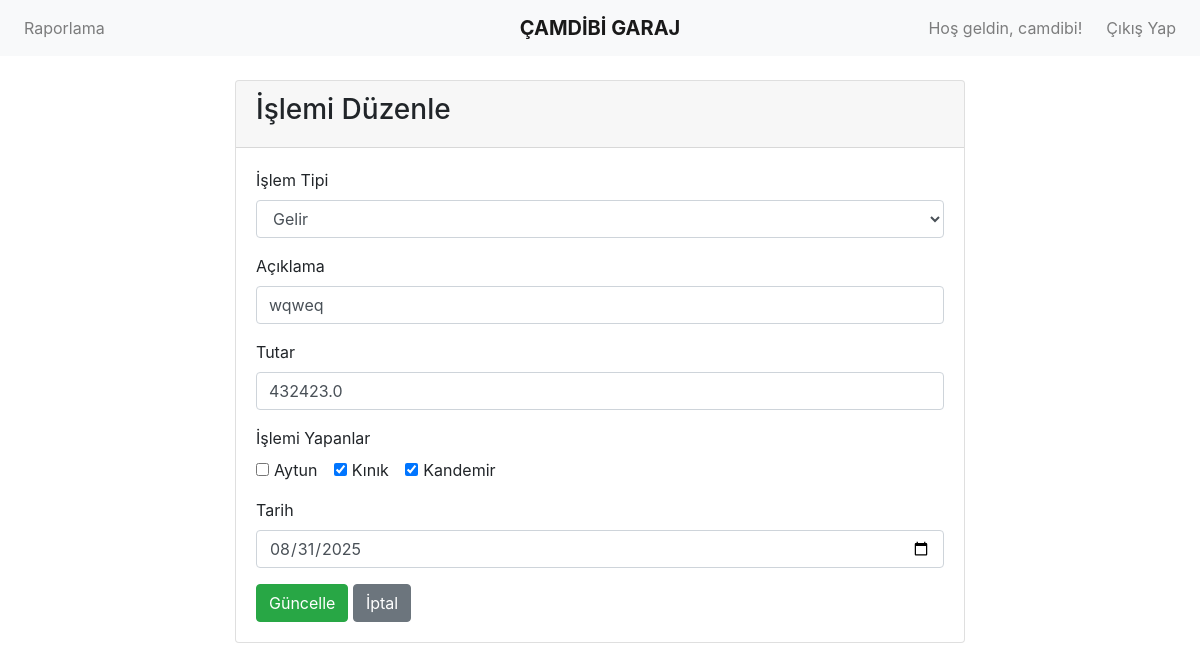
Page /edit/1 (signed in) on the committed database.
### app.py (models this page shows, shortened)
class User(db.Model, UserMixin):
    id = db.Column(db.Integer, primary_key=True)
    username = db.Column(db.String(50), unique=True, nullable=False)
    password_hash = db.Column(db.String(128), nullable=False)
    transactions = db.relationship('Transaction', backref='user', lazy=True)

class Transaction(db.Model):
    id = db.Column(db.Integer, primary_key=True)
    type = db.Column(db.String(10), nullable=False)
    description = db.Column(db.String(100), nullable=False)
    amount = db.Column(db.Float, nullable=False)
    date = db.Column(db.Date, nullable=False, default=date.today)
    user_id = db.Column(db.Integer, db.ForeignKey('user.id'), nullable=False)
    members = db.relationship('Member', secondary=transaction_members, lazy='subquery',
        backref=db.backref('transactions', lazy=True))

class Member(db.Model):
    id = db.Column(db.Integer, primary_key=True)
    name = db.Column(db.String(50), unique=True, nullable=False)

### app.py (the view, shortened to what this page needs)
@app.route('/edit/<int:id>', methods=['GET', 'POST'])
@login_required
def edit_transaction(id):
    transaction_to_edit = Transaction.query.get_or_404(id)
    if transaction_to_edit.user_id != current_user.id:
        abort(403)
    all_members = Member.query.all()
    return render_template('edit_transaction.html', transaction=transaction_to_edit, all_members=all_members)

### app.py (called while the page is built)
@login_manager.user_loader
def load_user(user_id):
    return User.query.get(int(user_id))

### templates/edit_transaction.html (shortened to what this page needs)
{% extends "base.html" %}
{% block content %}
<div class="row justify-content-center">
    <div class="col-md-8">
        <div class="card">
            <div class="card-header"><h3>İşlemi Düzenle</h3></div>
            <div class="card-body">
                <form method="POST" action="">
                    <div class="form-group">
                        <label for="type">İşlem Tipi</label>
                        <select name="type" id="type" class="form-control" required>
                            <option value="gelir" {% if transaction.type == 'gelir' %}selected{% endif %}>Gelir</option>
                        </select>
                    </div>
                    <div class="form-group">
                        <label for="description">Açıklama</label>
                        <input type="text" id="description" name="description" class="form-control" value="{{ transaction.description }}" required>
                    </div>
                    <div class="form-group">
                        <label for="amount">Tutar</label>
                        <input type="number" id="amount" name="amount" step="0.01" class="form-control" value="{{ transaction.amount }}" required>
                    </div>
                    <div class="form-group">
                        <label>İşlemi Yapanlar</label>
                        <div>
                            {% for member in all_members %}
                            <div class="form-check form-check-inline">
                                <input class="form-check-input" type="checkbox" name="members" id="edit-member-{{ member.id }}" value="{{ member.id }}"
                                {% if member in transaction.members %}checked{% endif %}>
                                <label class="form-check-label" for="edit-member-{{ member.id }}">{{ member.name.title() }}</label>
                            </div>
                            {% endfor %}
                        </div>
                    </div>
                    <div class="form-group">
                        <label for="transaction_date">Tarih</label>
                        <input type="date" id="transaction_date" name="transaction_date" class="form-control" value="{{ transaction.date.isoformat() }}" required>
                    </div>
                    <button type="submit" class="btn btn-success">Güncelle</button>
                    <a href="{{ url_for('index') }}" class="btn btn-secondary">İptal</a>
                </form>
            </div>
        </div>
    </div>
</div>
{% endblock %}

### templates/base.html (shortened to what this page needs)
<!DOCTYPE html>
<html lang="tr">
<head>
    <link rel="stylesheet" href="https://stackpath.bootstrapcdn.com/bootstrap/4.5.2/css/bootstrap.min.css">
</head>
<body>
    <nav class="navbar navbar-expand-lg navbar-light bg-light position-relative">
        <a class="navbar-brand centered" href="{{ url_for('index') }}"><b>ÇAMDİBİ GARAJ</b></a>
        <div class="collapse navbar-collapse">
            <ul class="navbar-nav mr-auto">
                <li class="nav-item">
                    <a class="nav-link" href="{{ url_for('report') }}">Raporlama</a>
                </li>
            </ul>
            <ul class="navbar-nav ml-auto">
                {% if current_user.is_authenticated %}
                    <li class="nav-item">
                        <span class="navbar-text mr-3">Hoş geldin, {{ current_user.username }}!</span>
                    </li>
                    <li class="nav-item">
                        <a class="nav-link" href="{{ url_for('logout') }}">Çıkış Yap</a>
                    </li>
                {% else %}
                    <li class="nav-item">
                        <a class="nav-link" href="{{ url_for('login') }}">Giriş Yap</a>
                    </li>
                {% endif %}
            </ul>
        </div>
    </nav>
    <div class="container mt-4">
        {% block content %}{% endblock %}
    </div>
</body>
</html>

### templates/base.html (style rules this page uses)
.navbar-brand.centered { position: absolute; left: 50%; transform: translateX(-50%); }

### rows in the picture
User: username "camdibi"
Transaction: type "Gelir"
Member: name "Aytun"
Member: name "Kınık"
Member: name "Kandemir"
